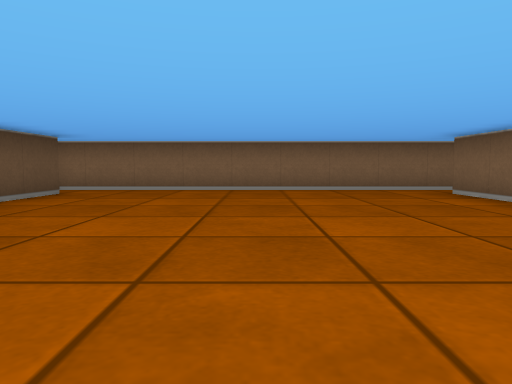
View 1 (above)

18 first-person views from a walk through a cub3D maze. The camera is about half as high as the walls, tilts 4° down and sees 70° across. The floor is counted in squares. Each view is taken from the middle of a square. On the plan, view 1 faces up. The plan holds only what a view shows up to about 9 squares ahead; the rest is blank.

View 2
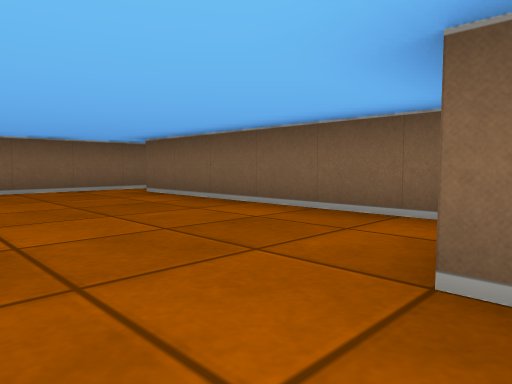

View 3
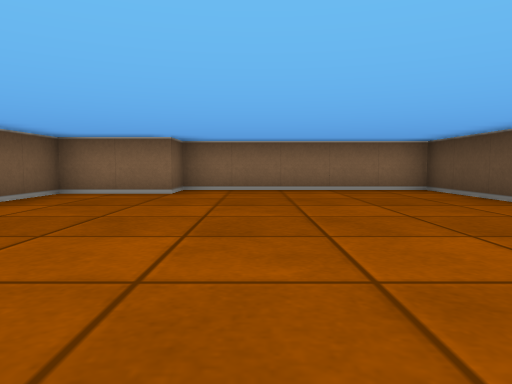

View 4
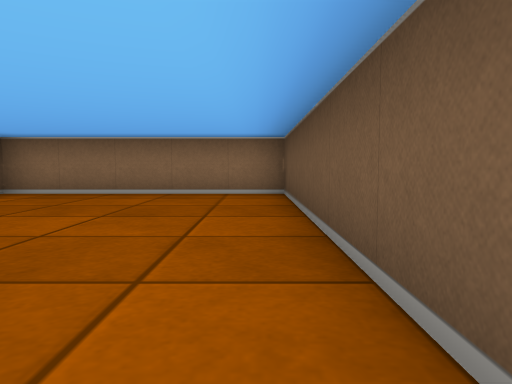

View 5
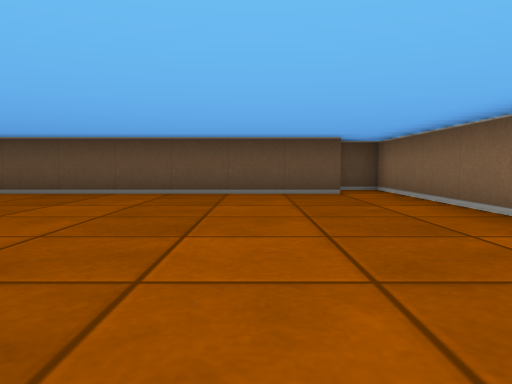

View 6
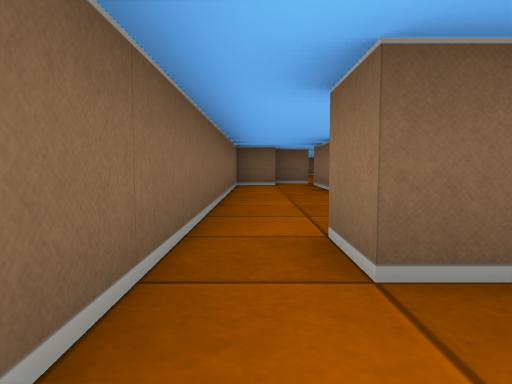

View 7
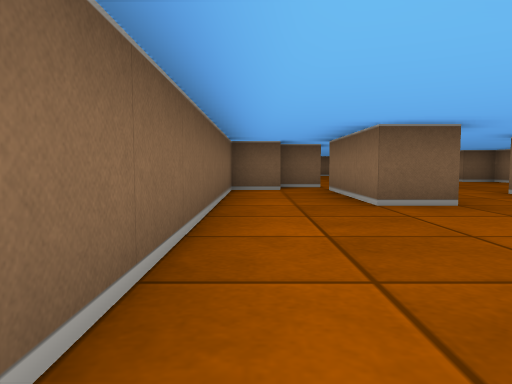

View 8
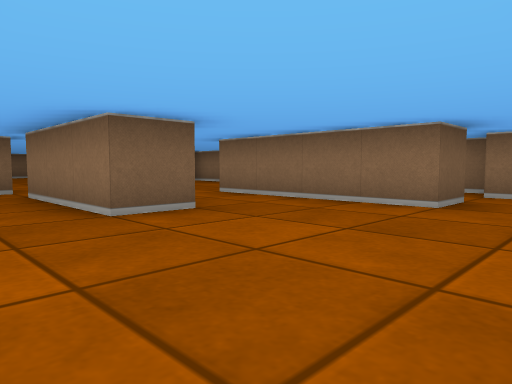

View 9
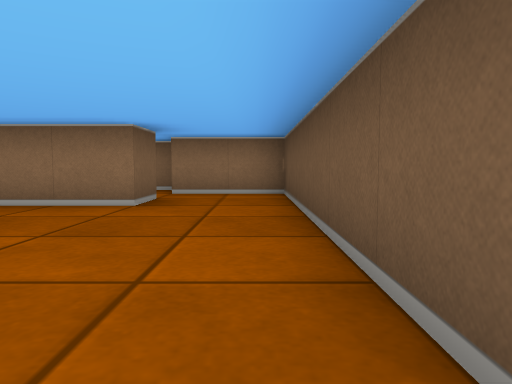

View 10
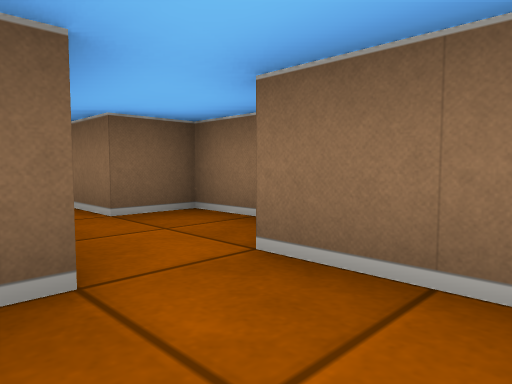

View 11
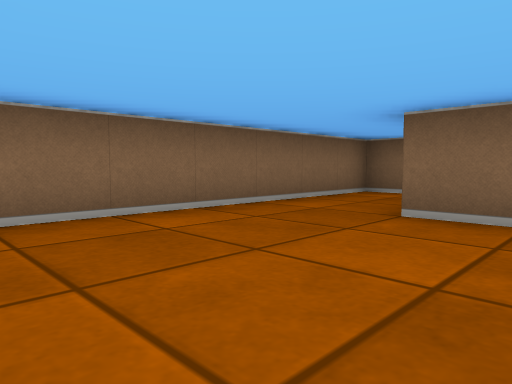

View 12
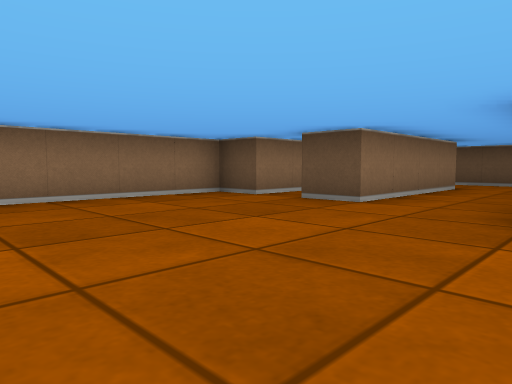

View 13
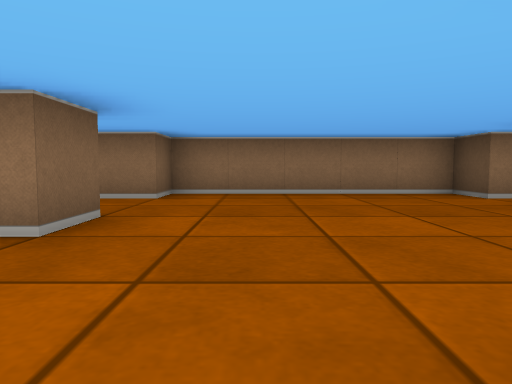

View 14
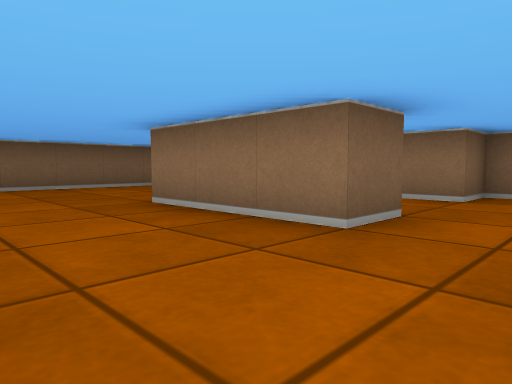

View 15
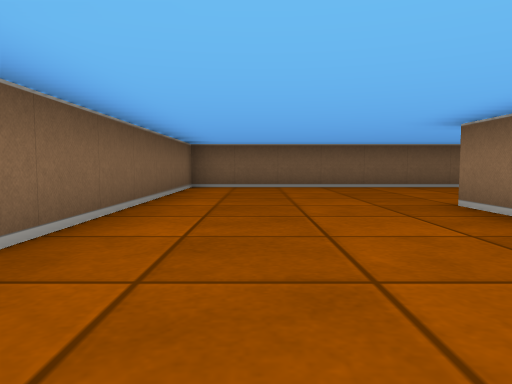

View 16
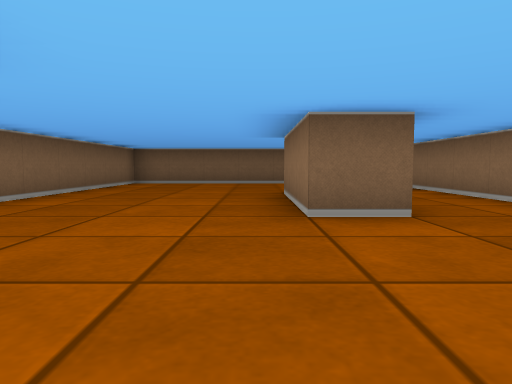

View 17
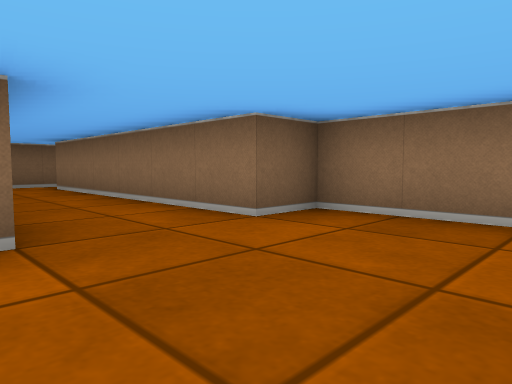

View 18
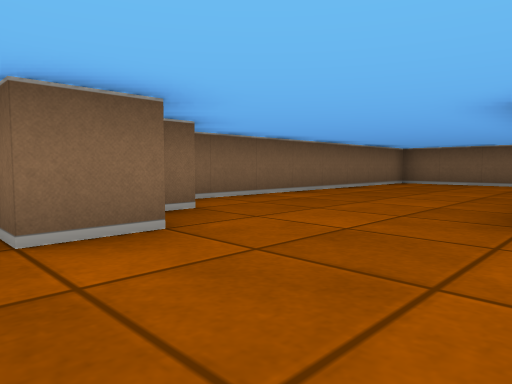

### Floor plan
Points are (right, up) in squares from view 1. A wall is a line through its corners. A room is listed if a view was taken in it or the views show most of it. See-through windows are left out.
Room 1 (views 1, 2, 3, 4, 5, 6, 7)
walls: (-3.5, 6.6) (-3.5, -0.5) (1.5, -0.5) (1.5, 0.5) (3.5, 0.5) (3.5, 6.5) (4.5, 6.5); (4.5, 7.5) (-4.5, 7.5) (-4.5, 6.6)
ways out: opening at (4, 7) to room 2
Room 2 (views 8, 9, 11)
walls: (8.5, 4.4) (8.5, 5.5) (11.5, 5.5); (6.5, 2.5) (8.5, 2.5); (4.5, 6.5) (4.5, 2.5); (11.5, 6.4) (11.5, 7.5) (4.5, 7.5)
ways out: opening at (4, 7) to room 1; opening at (5.5, 2) to room 3; opening at (9.5, 3.5) to room 4; opening at (12, 6) to room 4
Room 3 (view 10)
walls: (6.5, 1.4) (6.5, 2.5); (6.6, -0.5) (8.5, -0.5) (8.5, 0.5); (4.5, 2.5) (4.5, 0.5) (6.5, 0.5)
ways out: opening at (5.5, 2) to room 2; opening at (8, 1) to room 4
Room 4 (views 12, 13, 14, 15, 16, 17, 18)
walls: (15.5, 2.4) (15.5, 3.5) (18.5, 3.5); (13.6, 5.5) (12.5, 5.5) (12.5, 6.5); (14.6, 6.5) (14, 6.5); (22.5, 0.1) (22.5, 7.5) (15.1, 7.5); (8.5, 2.5) (10.5, 2.5) (10.5, 1.5); (8.5, 0.5) (10.5, 0.5) (10.5, -0.5) (15.5, -0.5) (15.5, 0.5) (21.5, 0.5)
ways out: opening at (9.5, 3.5) to room 2; opening at (12, 6) to room 2; opening at (8, 1) to room 3

Where each view was taken, in squares from view 1:
view 1: 0 up, 0 right, facing up
view 2: 0 up, 0 right, facing up-right
view 3: 7 up, 0 right, facing down
view 4: 6 up, 3 left, facing down
view 5: 5 up, 3 right, facing left
view 6: 7 up, 2 right, facing right
view 7: 7 up, 4 right, facing right
view 8: 7 up, 5 right, facing down-right
view 9: 7 up, 5 right, facing down
view 10: 2 up, 5 right, facing down-right
view 11: 4 up, 5 right, facing up-right
view 12: 5 up, 15 right, facing down-left
view 13: 6 up, 14 right, facing down
view 14: 6 up, 14 right, facing down-right
view 15: 6 up, 14 right, facing right
view 16: 4 up, 12 right, facing right
view 17: 3 up, 13 right, facing down-right
view 18: 3 up, 12 right, facing up-right
